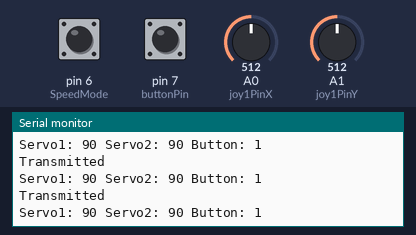
A sketch run on a simulated Arduino Uno, built with avr-gcc and run on an emulated ATmega328P. Shown: the last lines printed to the serial monitor. The inputs (shaded band) are chosen by the test bench; at power-on: A0 (joy1PinX) = 512, pin 6 (SpeedMode) HIGH, pin 7 (buttonPin) HIGH, A1 (joy1PinY) = 512. No radio packets arrive unless stated.

Above: at 1.2 s.
1.3 s: A0 (joy1PinX) set to 560
At 1.35 s:
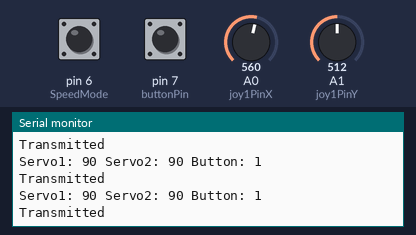
4.3 s: A0 (joy1PinX) set to 587
At 4.36 s:
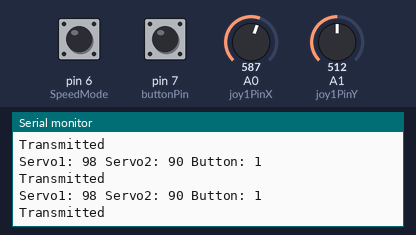
Timing chart, 0 to 7.3 s (numbered marks = the images above; inputs shaded):
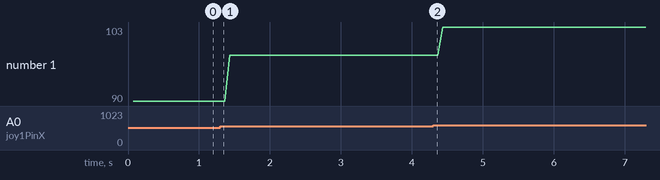

Measured:
- plotted number 1: 90 → 98 after the input at 1.3 s, 98 → 103 after the input at 4.3 s

The sketch:

TransmitCRC.ino
```cpp
#include <RH_ASK.h>
#include <SPI.h>
#include <Servo.h>

RH_ASK rfDriver;

struct Packet{
  byte data[3];
  byte checksum;
};

struct Claw{
  byte button[1];
  byte checksum1;
};


int joy1PinX = A0; // Joystick 1 X-axis pin
int joy1PinY = A1; // Joystick 1 Y-axis pin
int buttonPin = 7; // Button pin
int SpeedMode = 6;
bool button2State = false;
int servo1Position = 90;
int servo2Position = 90;
bool servo3State = false;

void setup() {
  rfDriver.init();
  Serial.begin(9600);
  pinMode(buttonPin, INPUT_PULLUP);
  pinMode(SpeedMode, INPUT_PULLUP);

}

void loop() {

  Packet packet;
  Claw claw;
  // Read the joystick values and button state
  int joy1X = analogRead(joy1PinX);
  int joy1Y = analogRead(joy1PinY);
  bool buttonState = digitalRead(buttonPin);
  bool SpeedState = digitalRead(SpeedMode);

  // Map the joystick values to servo positions
  servo1Position = map(joy1X, 0, 1023, 0, 180);
  servo2Position = map(joy1Y, 0, 1023, 180, 0);

  // Send the servo data over RF
  packet.data[0] = servo1Position;
  packet.data[1] = servo2Position;

  if (SpeedState == LOW && !button2State) {
    button2State = true;
    packet.data[2] = 1;
  } else if (SpeedState == LOW && button2State) {
    button2State = false;
    packet.data[2] = 0;
  }

  packet.checksum = crc8(packet.data, 3);

  rfDriver.send((uint8_t *)&packet, sizeof(packet));
  rfDriver.waitPacketSent();
  Serial.println("Transmitted");


  // Send the button data over RF when the button is pressed
  if (buttonState == LOW && !servo3State) {
    servo3State = true;
    claw.button[0] = 1;
  } else if (buttonState == LOW && servo3State) {
    servo3State = false;
    claw.button[0] = 0;
  }
  if (buttonState == LOW) {
      claw.checksum1 = crc8(claw.button, 1);
      rfDriver.send((uint8_t *)&claw, sizeof(claw));
      rfDriver.waitPacketSent();
  }


  // Print debug information
  Serial.print("Servo1: ");
  Serial.print(servo1Position);
  Serial.print(" Servo2: ");
  Serial.print(servo2Position);
  Serial.print(" Button: ");
  Serial.println(buttonState);

  // Add a small delay to prevent sending data too quickly
  delay(10);
}

  byte crc8(const byte *data, byte len) {
  byte crc = 0x00;
  while (len--) {
    byte inbyte = *data++;
    for (byte i = 8; i; i--) {
      byte mix = (crc ^ inbyte) & 0x01;
      crc >>= 1;
      if (mix) {
        crc ^= 0x8C;
      }
      inbyte >>= 1;
    }
  }
  return crc;
  }
```
